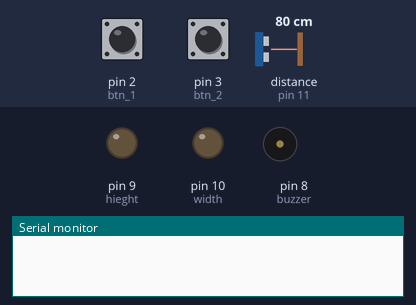
Bench run of a sketch on a simulated Arduino Uno, built with avr-gcc and run on an emulated ATmega328P. On the bench: output pins drawn as LEDs (lit = HIGH), buzzer (waves = sounding, pin HIGH), the last lines printed to the serial monitor. Inputs (shaded band) come from the test bench; at power-on: pin 2 (btn_1) HIGH, pin 3 (btn_2) HIGH, distance to the obstacle (sensor on pin 11) 80 cm. The echo pulse lasts 58.3 µs per cm.

Above: at 1.2 s.
1.3 s: pin 2 (btn_1) pulled LOW for 1 s
At 3.4 s:
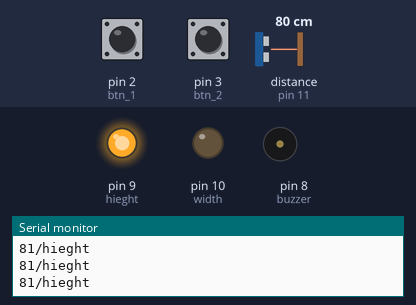
3.9 s: pin 3 (btn_2) pulled LOW for 3.2 s
At 8.3 s:
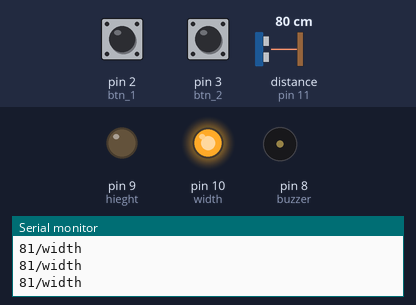
8.6 s: pin 2 (btn_1) pulled LOW for 0.15 s
At 8.73 s:
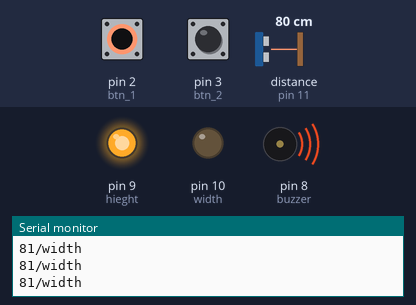
10.3 s: pin 2 (btn_1) pulled LOW for 3.2 s
At 10.7 s:
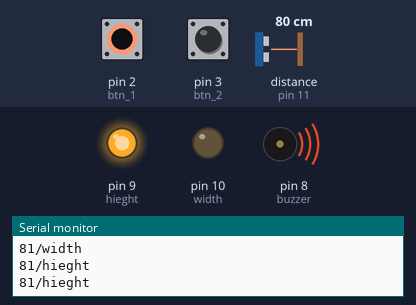
Timing chart, 0 to 15.1 s (numbered marks = the images above; inputs shaded):
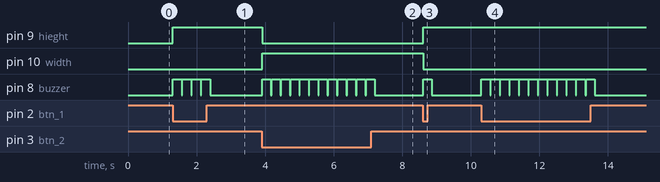

Measured:
- after the input at 1.3 s, pin 9 (hieght): LOW → HIGH at once; pin 8 (buzzer): alternates HIGH for 0.25 s and LOW for 0.03 s, 8 changes in all, then stays LOW, starting at once
- after the input at 3.9 s, pin 9 (hieght): HIGH → LOW at once; pin 10 (width): LOW → HIGH at once; pin 8 (buzzer): alternates HIGH for 0.25 s and LOW for 0.03 s, 24 changes in all, then stays LOW, starting at once
- after the input at 8.6 s, pin 9 (hieght): LOW → HIGH at once; pin 10 (width): HIGH → LOW at once; pin 8 (buzzer): LOW → HIGH at once, → LOW 0.25 s later
- after the input at 10.3 s, pin 8 (buzzer): alternates HIGH for 0.25 s and LOW for 0.03 s, 24 changes in all, then stays LOW, starting at once

The sketch:

sketch_dec8a.ino
```cpp
#include <SoftwareSerial.h>

#include <NewPing.h>
//bluetooth
SoftwareSerial myserial (6,7); //rx6,tx7
//ultra sonic
#define TRIGGER_PIN  12
#define ECHO_PIN     11
#define MAX_DISTANCE 600
//buttons and buzzer
#define btn_1 2
#define btn_2 3
#define buzzer 8
//leds
#define hieght 9
#define width 10
String status = "'Hight'";
String str_distance = "";
int count = 0,distance=0;

NewPing sonar(TRIGGER_PIN, ECHO_PIN, MAX_DISTANCE);
void setup() {
  //leds
  pinMode(hieght, OUTPUT);
  pinMode(width, OUTPUT);

  pinMode(btn_1,INPUT_PULLUP);
  pinMode(btn_2,INPUT_PULLUP);
  pinMode(buzzer,OUTPUT);
  myserial.begin(9600);
  Serial.begin(9600);
  digitalWrite(hieght, LOW);
  digitalWrite(width,  LOW);
}

void loop() {
  distance = sonar.ping_cm();

  if(digitalRead(btn_1)==LOW){
      delay(10);
      count=1;
      digitalWrite(buzzer, HIGH);
      digitalWrite(hieght, HIGH);
      digitalWrite(width, LOW);
      delay(250);
      digitalWrite(buzzer,LOW);
    str_distance = String(distance);
    status = str_distance + "/hieght";
    myserial.println(status);
    Serial.println(status);
    }
    if (digitalRead(btn_2)==LOW) {
    delay(10);
    digitalWrite(buzzer,  HIGH);
    digitalWrite(hieght, LOW);
    digitalWrite(width, HIGH);
    delay(250);
    digitalWrite(buzzer,LOW);
    str_distance = String(distance);
    status = str_distance + "/width";
    myserial.println(status);
    Serial.println(status);


    }


  }
```
